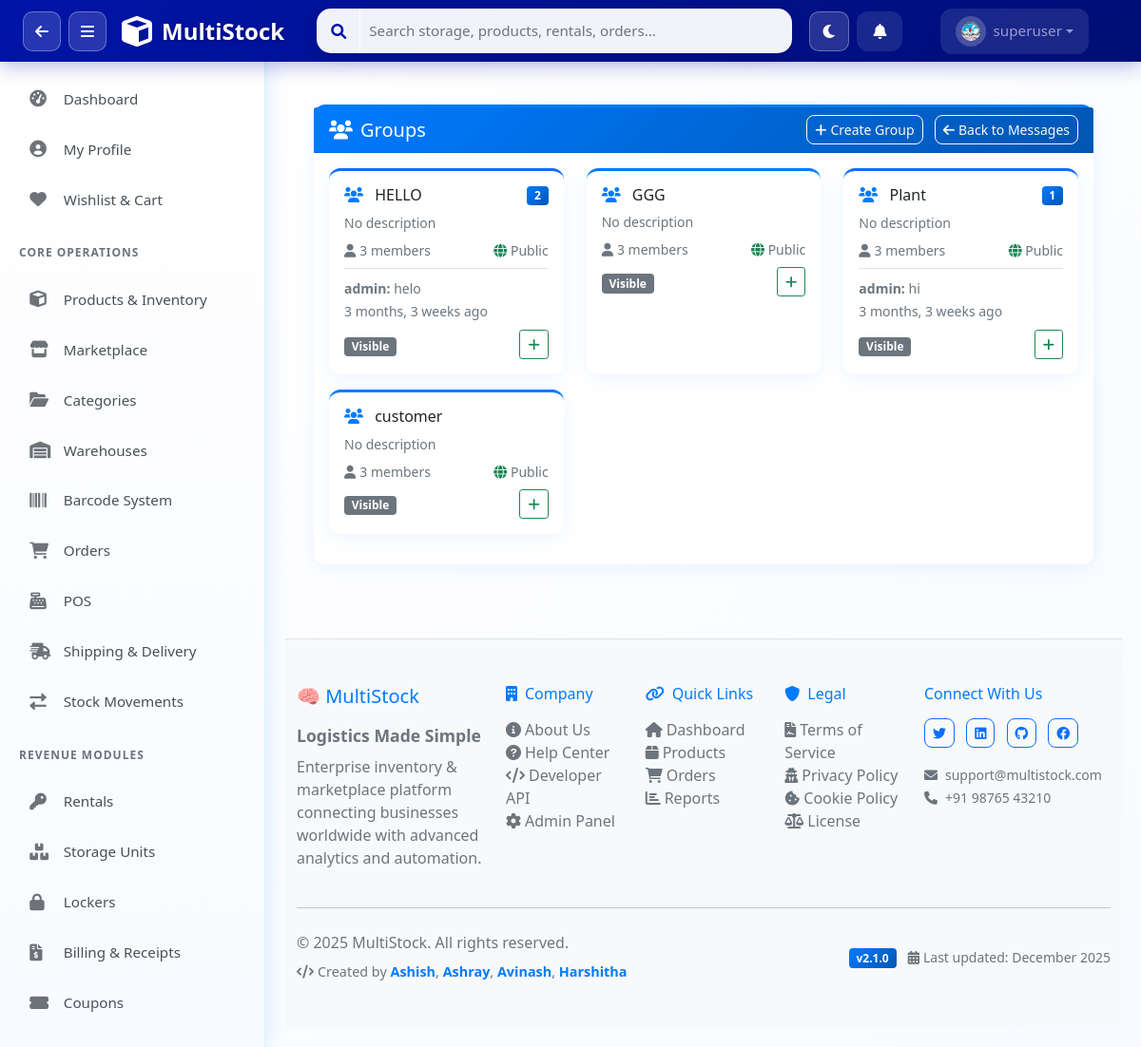
/messages/groups/ (signed in), run on the app's committed database.
### apps/users/models.py (models this page shows, shortened)
class UserProfile(models.Model):
    ROLE_CHOICES = [
        ('superadmin', 'SuperAdmin'),
        ('admin', 'Admin'),
        ('manager', 'Manager'),
        ('staff', 'Staff'),
        ('customer', 'Customer'),
    ]
    user = models.OneToOneField(User, on_delete=models.CASCADE, related_name='profile')
    role = models.CharField(max_length=20, choices=ROLE_CHOICES, default='staff')
    phone = models.CharField(max_length=20, blank=True)
    department = models.CharField(max_length=100, blank=True)
    employee_id = models.CharField(max_length=50, blank=True, unique=True, null=True)
    avatar = models.ImageField(upload_to='avatars/', blank=True, null=True)
    avatar_url = models.CharField(max_length=500, blank=True, null=True)
    bio = models.TextField(blank=True)
    is_active = models.BooleanField(default=True)
    last_login_ip = models.GenericIPAddressField(blank=True, null=True)
    created_at = models.DateTimeField(auto_now_add=True)
    updated_at = models.DateTimeField(auto_now=True)
    class Meta:
        app_label = 'users'
        verbose_name = 'User Profile'
        verbose_name_plural = 'User Profiles'

### apps/messaging/models.py (models this page shows, shortened)
class Conversation(models.Model):
    VISIBILITY_CHOICES = [
        ('public', 'Public'),
        ('private', 'Private'),
        ('hidden', 'Hidden'),
    ]
    name = models.CharField(max_length=100)
    created_by = models.ForeignKey(User, on_delete=models.CASCADE, related_name='created_conversations')
    members = models.ManyToManyField(User, related_name='conversations')
    admins = models.ManyToManyField(User, related_name='admin_conversations', blank=True)
    is_group = models.BooleanField(default=False)
    visibility = models.CharField(max_length=10, choices=VISIBILITY_CHOICES, default='public')
    avatar = models.ImageField(upload_to='conversation_avatars/', blank=True, null=True)
    description = models.TextField(blank=True)
    pinned_by = models.ManyToManyField(User, related_name='pinned_conversations', blank=True)
    muted_by = models.ManyToManyField(User, related_name='muted_conversations', blank=True)
    archived_by = models.ManyToManyField(User, related_name='archived_conversations', blank=True)
    created_at = models.DateTimeField(auto_now_add=True)
    updated_at = models.DateTimeField(auto_now=True)
    class Meta:
        ordering = ['-updated_at']
    def last_message(self):
        return self.messages.order_by('-timestamp').first()
    def unread_count(self, user):
        return self.messages.filter(read_by__isnull=True).exclude(sender=user).exclude(deleted_for=user).count()
    def is_admin(self, user):
        return self.admins.filter(id=user.id).exists() or self.created_by == user

class Message(models.Model):
    conversation = models.ForeignKey(Conversation, on_delete=models.CASCADE, related_name='messages')
    sender = models.ForeignKey(User, on_delete=models.CASCADE, related_name='sent_messages')
    content = models.TextField()
    attachment = models.FileField(upload_to='messages/', blank=True, null=True)
    attachment_type = models.CharField(max_length=20, blank=True, choices=[('image', 'Image'), ('file', 'File'), ('voice', 'Voice')])
    read_by = models.ManyToManyField(User, related_name='read_messages', blank=True)
    deleted_for = models.ManyToManyField(User, related_name='deleted_messages', blank=True)
    is_edited = models.BooleanField(default=False)
    is_pinned = models.BooleanField(default=False)
    is_starred_by = models.ManyToManyField(User, related_name='starred_messages', blank=True)
    reply_to = models.ForeignKey('self', on_delete=models.SET_NULL, null=True, blank=True, related_name='replies')
    forwarded_from = models.ForeignKey('self', on_delete=models.SET_NULL, null=True, blank=True, related_name='forwards')
    timestamp = models.DateTimeField(auto_now_add=True)
    edited_at = models.DateTimeField(blank=True, null=True)
    class Meta:
        ordering = ['timestamp']

### apps/messaging/group_views.py (the view)
# urls.py: path('groups/', group_views.group_list, name='group_list'),
@login_required
def group_list(request):
    user_is_team = request.user.is_staff or request.user.is_superuser
    if user_is_team:
        groups = Conversation.objects.filter(
            is_group=True
        ).filter(
            Q(members=request.user) |  # Member of group
            Q(created_by__is_staff=True, visibility='public') |  # Public team groups
            Q(created_by__is_superuser=True, visibility='public')
        ).distinct()
    else:
        groups = request.user.conversations.filter(is_group=True)
    group_list = []
    for group in groups:
        group_list.append({
            'group': group,
            'member_count': group.members.count(),
            'is_admin': group.is_admin(request.user),
            'is_member': group.members.filter(id=request.user.id).exists(),
            'last_message': group.last_message(),
            'unread_count': group.unread_count(request.user)
        })
    context = {
        'groups': group_list,
        'user_is_team': user_is_team
    }
    return render(request, 'messaging/group_list.html', context)

### apps/permissions/context_processors.py (called while the page is built)
def user_permissions(request):
    if not request.user.is_authenticated:
        return {'user_role': 'guest', 'permissions': {}}
    user_role = get_user_role(request.user)
    permissions = PERMISSION_MATRIX.get(user_role, {})
    return {
        'user_role': user_role,
        'permissions': permissions,
    }

### templates/messaging/group_list.html (shortened to what this page needs)
{% extends 'base.html' %}
{% block content %}
<div class="container-fluid" style="padding: 30px;">
    <div class="row">
        <div class="col-12">
            <div class="card">
                <div class="card-header bg-primary text-white">
                    <div class="d-flex justify-content-between align-items-center">
                        <h5 class="mb-0">
                            <i class="fas fa-users me-2"></i>Groups
                        </h5>
                        <div>
                            <a href="{% url 'messaging:create_group_advanced' %}" class="btn btn-outline-light btn-sm me-2">
                                <i class="fas fa-plus me-1"></i>Create Group
                            </a>
                            <a href="{% url 'messaging:home' %}" class="btn btn-outline-light btn-sm">
                                <i class="fas fa-arrow-left me-1"></i>Back to Messages
                            </a>
                        </div>
                    </div>
                </div>
                <div class="card-body">
                    {% if groups %}
                    <div class="row">
                        {% for group_data in groups %}
                        <div class="col-md-6 col-lg-4 mb-3">
                            <div class="card h-100 {% if group_data.unread_count > 0 %}border-primary{% endif %}">
                                <div class="card-body">
                                    <div class="d-flex justify-content-between align-items-start mb-2">
                                        <h6 class="card-title mb-0">
                                            <i class="fas fa-users me-2 text-primary"></i>
                                            {{ group_data.group.name }}
                                        </h6>
                                        {% if group_data.unread_count > 0 %}
                                        <span class="badge bg-primary">{{ group_data.unread_count }}</span>
                                        {% endif %}
                                    </div>
                                    <p class="card-text text-muted small mb-2">
                                        {{ group_data.group.description|default:"No description"|truncatechars:80 }}
                                    </p>
                                    <div class="d-flex justify-content-between align-items-center mb-2">
                                        <small class="text-muted">
                                            <i class="fas fa-user me-1"></i>{{ group_data.member_count }} members
                                        </small>
                                        <small class="text-muted">
                                            {% if group_data.group.visibility == 'public' %}
                                                <i class="fas fa-globe text-success"></i> Public
                                            {% elif group_data.group.visibility == 'private' %}
                                                <i class="fas fa-lock text-warning"></i> Private
                                            {% else %}
                                                <i class="fas fa-eye-slash text-danger"></i> Hidden
                                            {% endif %}
                                        </small>
                                    </div>
                                    {% if group_data.last_message %}
                                    <div class="border-top pt-2 mb-2">
                                        <small class="text-muted">
                                            <strong>{{ group_data.last_message.sender.username }}:</strong>
                                            {{ group_data.last_message.content|truncatechars:50 }}
                                        </small>
                                        <br>
                                        <small class="text-muted">{{ group_data.last_message.timestamp|timesince }} ago</small>
                                    </div>
                                    {% endif %}
                                    <div class="d-flex justify-content-between align-items-center">
                                        <div>
                                            {% if group_data.is_admin %}
                                            <span class="badge bg-success">Admin</span>
                                            {% elif group_data.is_member %}
                                            <span class="badge bg-primary">Member</span>
                                            {% else %}
                                            <span class="badge bg-secondary">Visible</span>
                                            {% endif %}
                                        </div>
                                        <div class="btn-group btn-group-sm">
                                            {% if not group_data.is_member and user_is_team %}
                                            <button class="btn btn-outline-success btn-sm" onclick="joinGroup({{ group_data.group.id }})">
                                                <i class="fas fa-plus"></i>
                                            </button>
                                            {% endif %}
                                        </div>
                                    </div>
                                </div>
                            </div>
                        </div>
                        {% endfor %}
                    </div>
                    {% endif %}
                </div>
            </div>
        </div>
    </div>
</div>
{% endblock %}

### templates/components/navbar_actions.html (shortened to what this page needs)
<div class="navbar-nav d-flex align-items-center">
    <button class="btn btn-link text-white me-2 px-3 py-2 position-relative"
        style="border-radius: 12px; background: rgba(255,255,255,0.1); transition: all 0.3s ease;" title="Notifications"
        onclick="toggleNotifications()" id="notificationBtn">
        <i class="fas fa-bell" id="notificationIcon"></i>
    </button>
    <div class="nav-item dropdown">
        <a class="nav-link dropdown-toggle d-flex align-items-center" href="#" role="button" data-bs-toggle="dropdown"
            style="background: rgba(255,255,255,0.1); border-radius: 12px; padding: 8px 16px; transition: all 0.3s ease;">
            <div class="me-2"
                style="background: rgba(255,255,255,0.2); padding: 6px; border-radius: 50%; width: 32px; height: 32px; display: flex; align-items: center; justify-content: center;">
                {% with avatar_url=user.customer_profile.avatar_url|default:user.profile.avatar_url|default:'' %}
                    {% if avatar_url %}
                    <img src="{{ avatar_url }}" id="navbarUserPhoto" onerror="this.style.display='none';this.nextElementSibling.style.display='flex';"
                    style="width: 20px; height: 20px; border-radius: 50%; object-fit: cover;">
                    {% else %}
                    <i class="fas fa-user" style="font-size: 0.9rem;" id="navbarUserIcon"></i>
                    {% endif %}
                {% endwith %}
            </div>
            <span style="font-weight: 500;">{{ user.username }}</span>
        </a>
    </div>
</div>

### static/css/multistock.css (style rules this page uses)
.card { box-shadow: 0 0.125rem 0.25rem rgba(0, 0, 0, 0.075); }
.card { border: none; box-shadow: 0 4px 20px rgba(0, 123, 255, 0.08); background: white; border-radius: 12px; border-top: 3px solid #007bff; transition: all 0.3s ease; }
body { background: linear-gradient(135deg, #ffffff 0%, #f8faff 100%); }
.text-primary { color: #007bff !important; }
.bg-primary { background: linear-gradient(135deg, #007bff 0%, #0056b3 100%) !important; }

### static/css/sidebar.css (style rules this page uses)
.nav-item, .nav-header { display: flex; align-items: center; padding: 0.85rem 1.2rem; color: #495057; text-decoration: none; transition: all 0.3s ease; cursor: pointer; border-radius: 10px; margin: 3px 12px; font-weight: 500; font-size: 0.95rem; }
body { display: flex; flex-direction: column; min-height: 100vh; }

### templates/base.html (style rules this page uses)
.btn { border-radius: 8px; font-weight: 500; }

### data on the page
UserProfile: avatar_url (picture)
Conversation: group.name "HELLO", unread_count "2", group.description "No description", member_count "3", visibility "public" (drawn), last_message.sender.username "admin", last_message.content "helo", last_message.timestamp "3 months, 3 weeks"
Conversation: group.name "GGG", group.description "No description", member_count "3", visibility "public" (drawn)
Conversation: group.name "Plant", unread_count "1", group.description "No description", member_count "3", visibility "public" (drawn), last_message.sender.username "admin", last_message.content "hi", last_message.timestamp "3 months, 3 weeks"
Conversation: group.name "customer", group.description "No description", member_count "3", visibility "public" (drawn)

### other printed values
{{ user.username }} "superuser"
